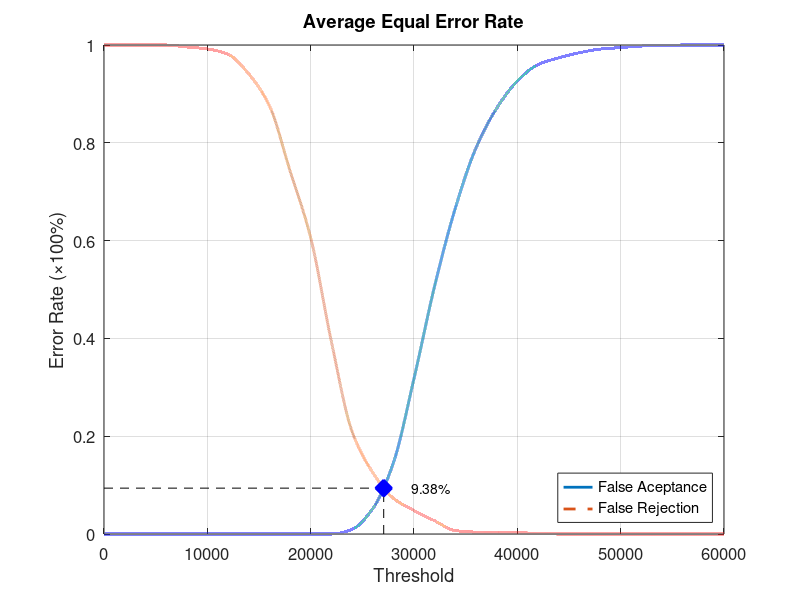
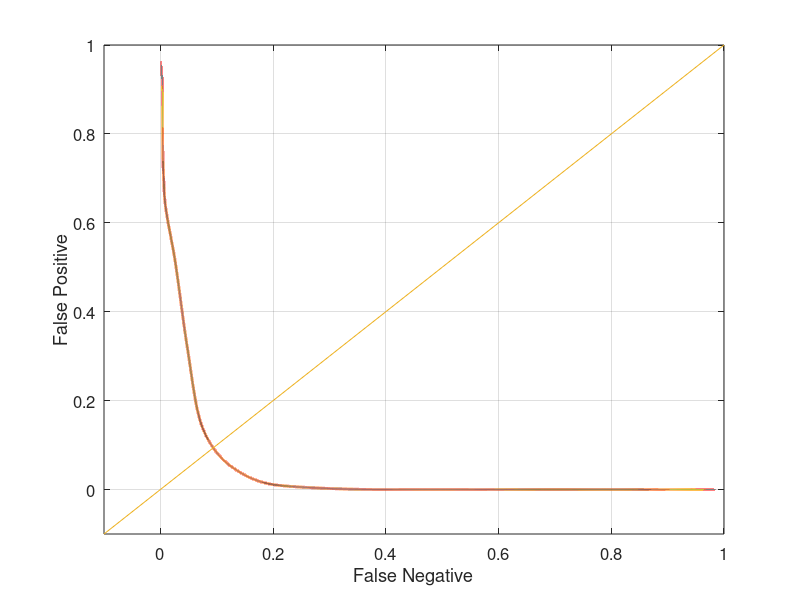

Reproduce these figures in MATLAB, in order.
function yEER = Database3Average
close all;
clear;
clc;
x = 0:2000:60000;
xq = 0:0.5:60000;

y0 = [0 0 0 0 0 0 0 0 0 0 0 0 0.00947368 0.0515789 0.145263 0.317895 0.507368 0.666316 0.789474 0.870526 0.926316 0.96 0.973684 0.98421 0.991579 0.994737 0.997895 0.998947 1 1 1];
yy0 = interp1(x, y0, xq, 'pchip');
y1 = [1 1 1 1 0.996 0.992 0.981 0.941 0.876 0.743 0.606 0.394 0.21 0.126 0.073 0.048 0.027 0.007 0.004 0.004 0.003 0.001 0 0 0 0 0 0 0 0 0];
yy1 = interp1(x, y1, xq, 'pchip');

% Calculating EER: 
y2 = abs(y0 - y1);
find(y2 == min(y2))
yy2 = abs(yy0 - yy1);
xEER = find(yy2 == min(yy2));
xEERIndex = xq(xEER) % X-axis EER
yEER = yy0(xEER) % Y-axis EER

main = figure
plot(xq, yy0,'-','LineWidth', 2);	hold on
plot(xq, yy1,'--','LineWidth', 2);	hold on
plot([xEERIndex xEERIndex], [0 yEER], 'k--');	hold on
plot([0 xEERIndex], [yEER yEER], 'k--');	hold on
plot(xEERIndex, yEER, 'bx', 'LineWidth', 10);	hold on
text(xEERIndex + 10 * xEERIndex / 100, yEER, [num2str(round((10000 * yEER)) / 100) '%'])
legend('False Aceptance', 'False Rejection', 'Location', 'SouthEast')
xlabel('Threshold')
ylabel('Error Rate (\times100%)')
title('Average Equal Error Rate')
set(gca, 'FontSize', 12)
axis([0 60000 0 1])
grid on

print(main, 'Database3AverageMain', '-dpng');
FNRxFPR = figure('Color', [1 1 1]);
plot(yy1, yy0, '-', yy1, yy0, 'LineWidth', 2);
hold on
y = -0.1:0.1:1
plot(y, y); 
set(gca, 'FontSize', 12)
xlabel('False Negative')
ylabel('False Positive')
axis([-0.1 1 -0.1 1])
set(gca, 'FontSize', 12)
grid on

print(FNRxFPR, 'Database3AverageFNRxFPR','-dpng');
end
